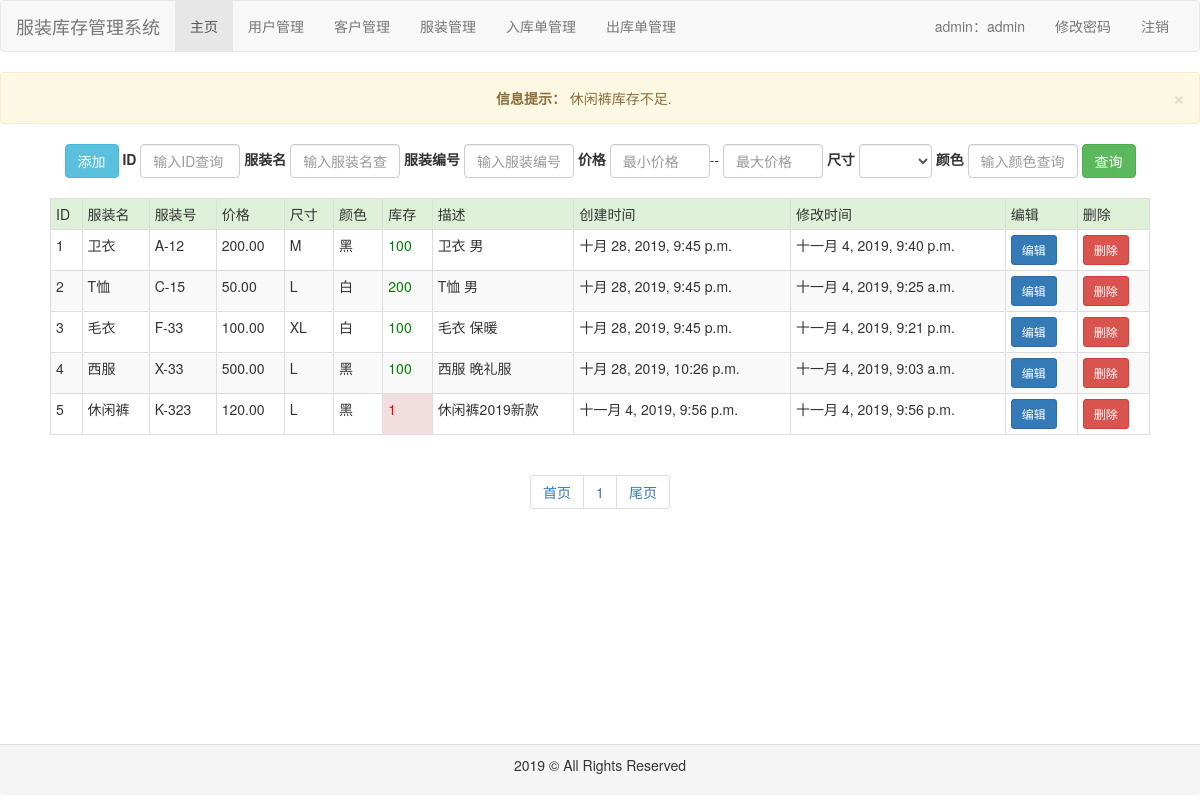
Page /clothes/ (signed in) on the earlier database version.
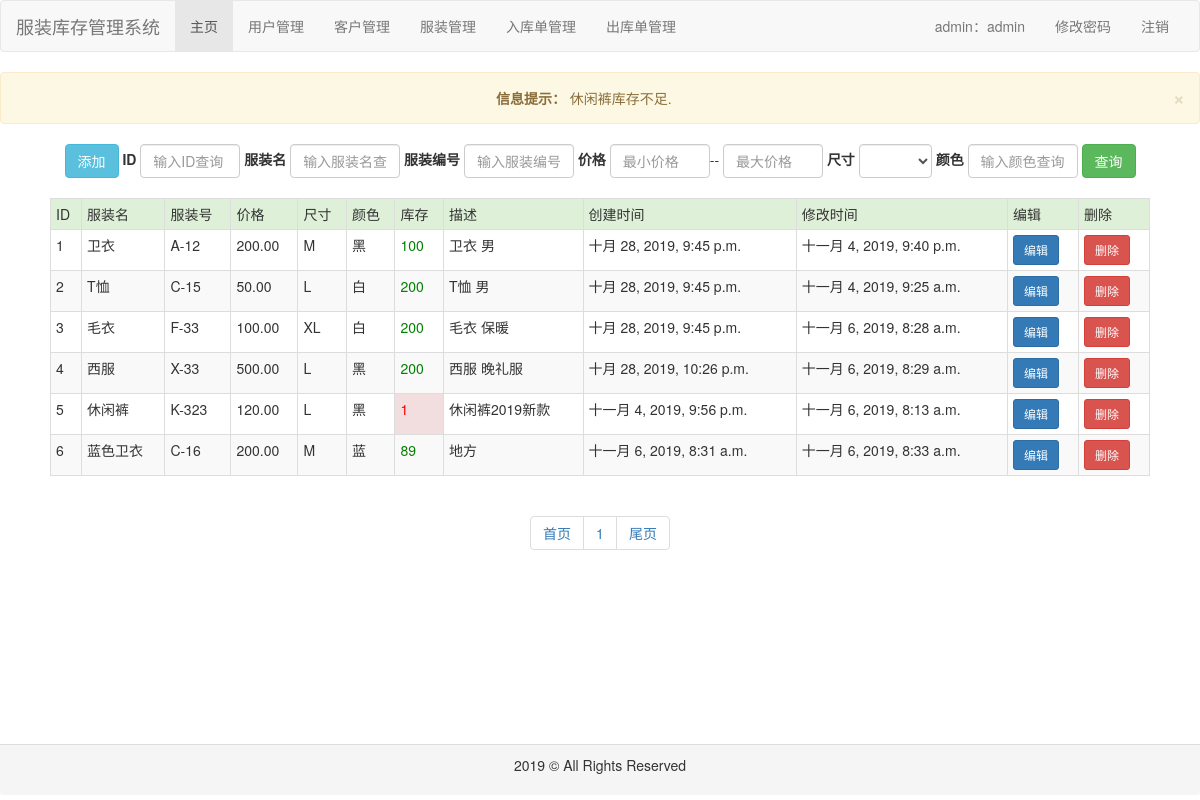
Same page on the later database version.
### common/models.py (models this page shows, shortened)
class Clothes(models.Model):
    size_choices = (
        ('S', 'S'),
        ('M', 'M'),
        ('L', 'L'),
        ('XL', 'XL'),
        ('XXL', 'XXL')
    )
    name = models.CharField(max_length=32, verbose_name='服装名')
    sn = models.CharField(max_length=32, unique=True, verbose_name='服装号')
    price = models.DecimalField(max_digits=10, decimal_places=2, verbose_name='价格')
    size = models.CharField(max_length=32, choices=size_choices, verbose_name='尺寸')
    color = models.CharField(max_length=32, verbose_name='颜色')
    stock = models.PositiveIntegerField(verbose_name='库存')
    image = models.ImageField(upload_to='clothes', verbose_name='图片')
    desc = models.CharField(max_length=200, verbose_name='描述')
    create_time = models.DateTimeField(auto_now_add=True, verbose_name='创建时间')
    modify_time = models.DateTimeField(auto_now=True, verbose_name='修改时间')
    class Meta:
        ordering = ['create_time']
        verbose_name = '服装'
        verbose_name_plural = verbose_name

### clothes/views.py (the view)
# urls.py: path('', views.list, name='index'),
def list(request):
    qs = Clothes.objects.all()
    short = []
    for foo in qs:
        if foo.stock < 10:
            short.append(foo.name)
    short_str = '、'.join(short)
    messages.add_message(request, messages.WARNING, f'{str(short_str)}库存不足')
    paginator = Paginator(qs, 10)
    page = request.GET.get('page', '1')
    result = paginator.page(page)
    context = {
        'result': result,
    }
    return render(request, 'clothes/index.html', context)

### clothes/templates/clothes/index.html (shortened to what the changed rows need)
{% extends 'base.html' %}
{% block content %}
    <div id="content" style="height: 600px">
        <br>
        <div id="table" align="center">
            {% if result %}
                <table class="table table-striped table-bordered table-hover  table-condensed" style="width: 1100px">
                {% for foo in result %}
                    <tr>
                        <td>{{ foo.id }}</td>
                        <td>{{ foo.name }}</td>
                        <td>{{ foo.sn }}</td>
                        <td>{{ foo.price }}</td>
                        <td>{{ foo.size }}</td>
                        <td>{{ foo.color }}</td>
                        {% if foo.stock > 10 %}
                            <td style="color: green">{{ foo.stock }}</td>
                        {% else %}
                            <td class="danger" style="color: red">{{ foo.stock }}</td>
                        {% endif %}
                        <td>{{ foo.desc }}</td>
                        <td>{{ foo.create_time }}</td>
                        <td>{{ foo.modify_time }}</td>
                        <td><a class="btn btn-primary btn-sm" href="{% url 'clothes:update' foo.id %}">编辑</a></td>
                        <td><a class="btn btn-danger btn-sm" href="{% url 'clothes:delete' foo.id %}">删除</a></td>
                    </tr>
                {% endfor %}
            {% else %}
                <p>没有任何服装</p>
            {% endif %}
            </table>
        </div>
        <div class="text-center">
            <ul class="pagination">
                {% for num in result.paginator.page_range %}
                    <li><a href="/clothes/?page={{ num }}" rel="external nofollow">{{ num }}</a></li>
                {% endfor %}
            </ul>
        </div>
    </div>
{% endblock %}

Differences in the rows shown:
changed Clothes "毛衣": stock "100" → "200"; modify_time "十一月 4, 2019, 9:21 p.m." → "十一月 6, 2019, 8:28 a.m."
changed Clothes "西服": stock "100" → "200"; modify_time "十一月 4, 2019, 9:03 a.m." → "十一月 6, 2019, 8:29 a.m."
changed Clothes "休闲裤": modify_time "十一月 4, 2019, 9:56 p.m." → "十一月 6, 2019, 8:13 a.m."
added Clothes: id "6", name "蓝色卫衣", sn "C-16", price "200.00", size "M", color "蓝", stock "89", desc "地方", create_time "十一月 6, 2019, 8:31 a.m.", modify_time "十一月 6, 2019, 8:33 a.m."
